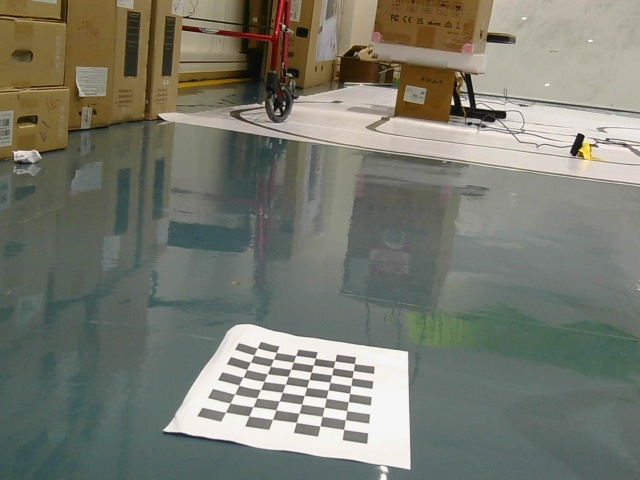
#> input picture chessboard0.jpg, 640 x 480 px
$ python perspective_transform.py
#> lines starting #> are read from the running program, lines starting #| are printed output that depends on the picture
import cv2
import numpy as np

def get_transformed_size(matrix, width, height):
    """
    Calculate the size needed for the output image to contain all transformed pixels
    """
    # Create array of corners points
    corners = np.array([
        [0, 0, 1],
        [width, 0, 1],
        [width, height, 1],
        [0, height, 1]
    ]).T

    # Transform corners
    transformed_corners = matrix @ corners
    transformed_corners = transformed_corners / transformed_corners[2]

    # Get the min and max points
    min_x = np.min(transformed_corners[0])
    max_x = np.max(transformed_corners[0])
    min_y = np.min(transformed_corners[1])
    max_y = np.max(transformed_corners[1])

    return (int(np.ceil(max_x - min_x)), int(np.ceil(max_y - min_y)))

def adjust_matrix_for_offset(matrix, min_x, min_y):
    """
    Adjust transformation matrix to account for negative coordinates
    """
    translation_matrix = np.array([
        [1, 0, -min_x],
        [0, 1, -min_y],
        [0, 0, 1]
    ])
    return translation_matrix @ matrix

# Load the chessboard images
image1 = cv2.imread('chessboard0.jpg')
#> image1 is the input picture: shape (480, 640, 3); mean B, G, R 110.9, 122.6, 120.5
image2 = cv2.imread('chessboard1.jpg')
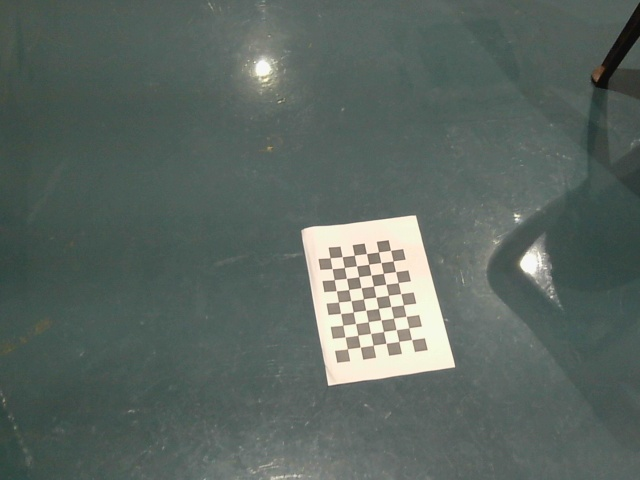
#> input picture chessboard1.jpg, 640 x 480 px
#> image2 is the input picture: shape (480, 640, 3); mean B, G, R 96.5, 102.3, 90.8

# Define the chessboard size (inner corners)
chessboard_size = (9, 6)

# Convert the images to grayscale
gray1 = cv2.cvtColor(image1, cv2.COLOR_BGR2GRAY)
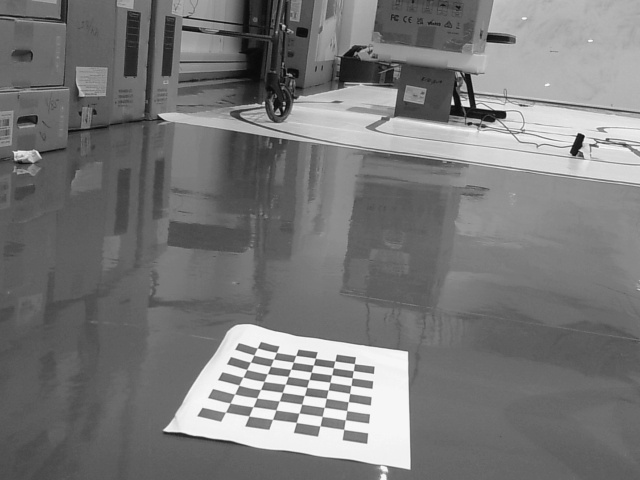
#> gray1: shape (480, 640); min 9, max 252, mean 120.7
gray2 = cv2.cvtColor(image2, cv2.COLOR_BGR2GRAY)

# Find the chessboard corners in both images
ret1, corners1 = cv2.findChessboardCorners(gray1, chessboard_size, None)
#> ret1 = True; corners1 = 54 rows, first 8: [225.5, 412.1], [230, 403], [234.6, 393.9], [238.8, 385.2], [242.9, 377], [246.6, 369.4], [250.4, 362], [253.9, 355]
ret2, corners2 = cv2.findChessboardCorners(gray2, chessboard_size, None)
#> ret2 = True; corners2 = 54 rows, first 8: [347.5, 348.7], [345, 336.9], [342.8, 325.2], [340.6, 313.4], [338.5, 302], [336.3, 290.7], [334.3, 279.6], [332.1, 268.6]

if ret1 and ret2:
    # Refine corner locations for better accuracy
    corners1 = cv2.cornerSubPix(
        gray1, corners1, (11, 11), (-1, -1),
        (cv2.TERM_CRITERIA_EPS + cv2.TERM_CRITERIA_MAX_ITER, 30, 0.001)
    )
#> corners1 = 54 rows, first 8: [227.8, 407.6], [227.8, 407.6], [238.3, 386.8], [241.3, 380.4], [243.5, 375.7], [246.9, 369.3], [250.5, 362.2], [253.8, 355.4]
    corners2 = cv2.cornerSubPix(
        gray2, corners2, (11, 11), (-1, -1),
        (cv2.TERM_CRITERIA_EPS + cv2.TERM_CRITERIA_MAX_ITER, 30, 0.001)
    )
#> corners2 = 54 rows, first 8: [354.3, 342.2], [354.3, 342.2], [348.6, 317.8], [346.8, 307.2], [344.3, 295.3], [342.2, 284.4], [339.8, 273.5], [337.7, 262.7]

    # Define the source points as the four outermost corners of the first chessboard
    source_points = np.float32([
        corners1[0][0],                        # Top-left
        corners1[chessboard_size[0] - 1][0],   # Top-right
        corners1[-chessboard_size[0]][0],      # Bottom-left
        corners1[-1][0]                        # Bottom-right
    ])
#> source_points = [[227.8, 407.6], [253.8, 355.4], [344.6, 424.7], [353.3, 370.7]]

    # Define the destination points as the four outermost corners of the second chessboard
    destination_points = np.float32([
        corners2[0][0],                        # Top-left
        corners2[chessboard_size[0] - 1][0],   # Top-right
        corners2[-chessboard_size[0]][0],      # Bottom-left
        corners2[-1][0]                        # Bottom-right
    ])
#> destination_points = [[354.3, 342.2], [337.7, 262.7], [403.6, 335.3], [385.3, 256.7]]

    # Compute the perspective transformation matrix
    matrix = cv2.getPerspectiveTransform(source_points, destination_points)
#> matrix = [[0.832, 4.45, -655.6], [-1.39, 7.29, -1353.7], [-0.00142, 0.00766, 1]]

    # Calculate required size for output image
    h, w = image1.shape[:2]
#> h = 480; w = 640
    corners = np.array([
        [0, 0, 1],
        [w, 0, 1],
        [w, h, 1],
        [0, h, 1]
    ]).T

    # Transform corners to find required image size
    transformed_corners = matrix @ corners
#> transformed_corners = [[-655.6, -123.3, 2010.3, 1478], [-1353.7, -2242.6, 1254.7, 2143.6], [1, 0.0887, 3.77, 4.68]]
    transformed_corners = transformed_corners / transformed_corners[2]
#> transformed_corners = [[-655.6, -1390.3, 533.7, 316], [-1353.7, -25277.9, 333.1, 458.3], [1, 1, 1, 1]]

    # Find the bounds of the transformed image
    min_x = np.floor(transformed_corners[0].min()).astype(int)
#> min_x = -1391
    max_x = np.ceil(transformed_corners[0].max()).astype(int)
#> max_x = 534
    min_y = np.floor(transformed_corners[1].min()).astype(int)
#> min_y = -25278
    max_y = np.ceil(transformed_corners[1].max()).astype(int)
#> max_y = 459

    # Calculate output size
    output_width = max_x - min_x
#> output_width = 1925
    output_height = max_y - min_y
#> output_height = 25737

    # Adjust transformation matrix for offset
    adjusted_matrix = adjust_matrix_for_offset(matrix, min_x, min_y)
#> in adjust_matrix_for_offset, `translation_matrix = np.array([ [1, 0, -min_x], [0, 1, -min_y], [0, 0,..`: translation_matrix = [[1, 0, 1391], [0, 1, 25278], [0, 0, 1]]
#> adjusted_matrix = [[-1.15, 15.1, 735.4], [-37.38, 201, 23924.3], [-0.00142, 0.00766, 1]]

    # Apply the perspective transformation with the new dimensions
    warped_image = cv2.warpPerspective(
        image1,
        adjusted_matrix,
        (output_width, output_height)
    )

    # Display the original and warped images
    cv2.imshow('Original Image 1', image1)
    cv2.imshow('Original Image 2', image2)
    cv2.imshow('Transformed Image 1', warped_image)

    # Save the output
    cv2.imwrite('transformed_image.jpg', warped_image)

    cv2.waitKey(0)
    cv2.destroyAllWindows()

else:
    print("Chessboard corners not found in one or both images! Ensure the images are clear and the chessboards are fully visible.")
